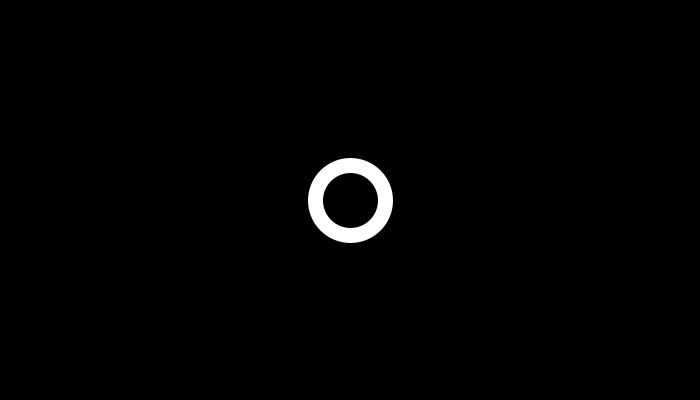
Frame 1 (no input)
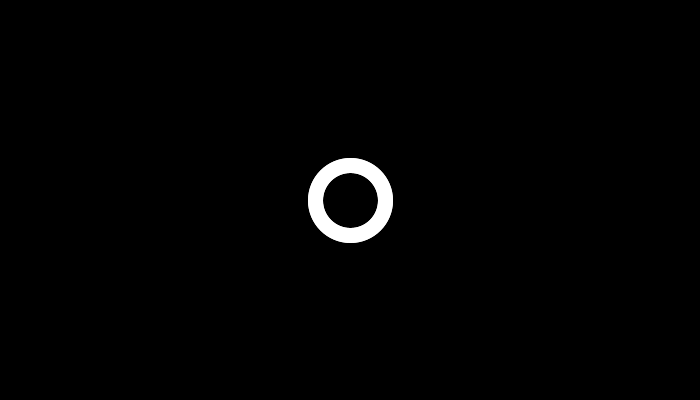
Frame 2 (the mouse pressed at the canvas centre, redrawn once)

The Processing sketch that drew these frames (run headless with seeded random() and noise(); the mouse was pressed at the canvas centre and the sketch redrawn once):

// Processing sketch: cuhcuh
// ── cuhcuh.pde
void setup() {
  background(0);
  smooth();
  size(700, 400);
  noFill();
  strokeWeight(15);
  stroke(255);
}

void draw() {
  ellipse(width/2, height/2, 70, 70);
  noLoop();
}
